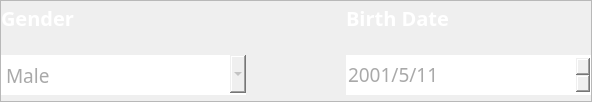
           <widget class="QFrame" name="frame_3">
            <property name="minimumSize">
             <size>
              <width>0</width>
              <height>100</height>
             </size>
            </property>
            <property name="styleSheet">
             <string notr="true"/>
            </property>
            <property name="frameShape">
             <enum>QFrame::StyledPanel</enum>
            </property>
            <property name="frameShadow">
             <enum>QFrame::Raised</enum>
            </property>
            <layout class="QHBoxLayout" name="horizontalLayout_8">
             <property name="spacing">
              <number>100</number>
             </property>
             <property name="leftMargin">
              <number>0</number>
             </property>
             <property name="topMargin">
              <number>0</number>
             </property>
             <property name="rightMargin">
              <number>0</number>
             </property>
             <property name="bottomMargin">
              <number>0</number>
             </property>
             <item>
              <widget class="QFrame" name="frame_9">
               <property name="minimumSize">
                <size>
                 <width>0</width>
                 <height>100</height>
                </size>
               </property>
               <property name="maximumSize">
                <size>
                 <width>245</width>
                 <height>100</height>
                </size>
               </property>
               <property name="styleSheet">
                <string notr="true">border: none;</string>
               </property>
               <property name="frameShape">
                <enum>QFrame::StyledPanel</enum>
               </property>
               <property name="frameShadow">
                <enum>QFrame::Raised</enum>
               </property>
               <layout class="QHBoxLayout" name="horizontalLayout_10">
                <property name="spacing">
                 <number>0</number>
                </property>
                <property name="leftMargin">
                 <number>0</number>
                </property>
                <property name="topMargin">
                 <number>0</number>
                </property>
                <property name="rightMargin">
                 <number>0</number>
                </property>
                <property name="bottomMargin">
                 <number>0</number>
                </property>
                <item>
                 <widget class="QFrame" name="frame_11">
                  <property name="minimumSize">
                   <size>
                    <width>245</width>
                    <height>0</height>
                   </size>
                  </property>
                  <property name="maximumSize">
                   <size>
                    <width>245</width>
                    <height>16777215</height>
                   </size>
                  </property>
                  <property name="styleSheet">
                   <string notr="true"/>
                  </property>
                  <property name="frameShape">
                   <enum>QFrame::StyledPanel</enum>
                  </property>
                  <property name="frameShadow">
                   <enum>QFrame::Raised</enum>
                  </property>
                  <layout class="QVBoxLayout" name="verticalLayout_31">
                   <property name="spacing">
                    <number>20</number>
                   </property>
                   <property name="leftMargin">
                    <number>0</number>
                   </property>
                   <property name="topMargin">
                    <number>0</number>
                   </property>
                   <property name="rightMargin">
                    <number>0</number>
                   </property>
                   <property name="bottomMargin">
                    <number>0</number>
                   </property>
                   <item>
                    <widget class="QLabel" name="label_28">
                     <property name="minimumSize">
                      <size>
                       <width>0</width>
                       <height>22</height>
                      </size>
                     </property>
                     <property name="maximumSize">
                      <size>
                       <width>16777215</width>
                       <height>22</height>
                      </size>
                     </property>
                     <property name="font">
                      <font>
                       <family>Bahnschrift SemiBold</family>
                       <pointsize>15</pointsize>
                       <weight>75</weight>
                       <bold>true</bold>
                      </font>
                     </property>
                     <property name="styleSheet">
                      <string notr="true">
color: #FFFFFF;</string>
                     </property>
                     <property name="text">
                      <string>Gender</string>
                     </property>
                    </widget>
                   </item>
                   <item>
                    <widget class="QComboBox" name="comboBox_2">
                     <property name="minimumSize">
                      <size>
                       <width>0</width>
                       <height>40</height>
                      </size>
                     </property>
                     <property name="font">
                      <font>
                       <family>Bahnschrift Light SemiCondensed</family>
                       <pointsize>14</pointsize>
                      </font>
                     </property>
                     <property name="cursor">
                      <cursorShape>PointingHandCursor</cursorShape>
                     </property>
                     <property name="styleSheet">
                      <string notr="true"> QComboBox {
        border-width: 2px; border-style: solid; border-color:white;border-top-style:none;
border-left-style:none; border-right-style:none;
color: #A9A9A9;

    }
    QComboBox::hover {
    }
QComboBox QAbstractItemView { background-color: #0F3460; }
</string>
                     </property>
                     <item>
                      <property name="text">
                       <string>Male</string>
                      </property>
                     </item>
                     <item>
                      <property name="text">
                       <string>Female</string>
                      </property>
                     </item>
                    </widget>
                   </item>
                  </layout>
                 </widget>
                </item>
               </layout>
              </widget>
             </item>
             <item>
              <widget class="QFrame" name="frame_8">
               <property name="minimumSize">
                <size>
                 <width>0</width>
                 <height>100</height>
                </size>
               </property>
               <property name="maximumSize">
                <size>
                 <width>245</width>
                 <height>100</height>
                </size>
               </property>
               <property name="styleSheet">
                <string notr="true">border: none;</string>
               </property>
               <property name="frameShape">
                <enum>QFrame::StyledPanel</enum>
               </property>
               <property name="frameShadow">
                <enum>QFrame::Raised</enum>
               </property>
               <layout class="QHBoxLayout" name="horizontalLayout_7">
                <property name="spacing">
                 <number>0</number>
                </property>
                <property name="leftMargin">
                 <number>0</number>
                </property>
                <property name="topMargin">
                 <number>0</number>
                </property>
                <property name="rightMargin">
                 <number>0</number>
                </property>
                <property name="bottomMargin">
                 <number>0</number>
                </property>
                <item>
                 <widget class="QFrame" name="frame_14">
                  <property name="minimumSize">
                   <size>
                    <width>245</width>
                    <height>0</height>
                   </size>
                  </property>
                  <property name="maximumSize">
                   <size>
                    <width>245</width>
                    <height>16777215</height>
                   </size>
                  </property>
                  <property name="styleSheet">
                   <string notr="true"/>
                  </property>
                  <property name="frameShape">
                   <enum>QFrame::StyledPanel</enum>
                  </property>
                  <property name="frameShadow">
                   <enum>QFrame::Raised</enum>
                  </property>
                  <layout class="QVBoxLayout" name="verticalLayout_33">
                   <property name="spacing">
                    <number>20</number>
                   </property>
                   <property name="leftMargin">
                    <number>0</number>
                   </property>
                   <property name="topMargin">
                    <number>0</number>
                   </property>
                   <property name="rightMargin">
                    <number>0</number>
                   </property>
                   <property name="bottomMargin">
                    <number>0</number>
                   </property>
                   <item>
                    <widget class="QLabel" name="label_34">
                     <property name="minimumSize">
                      <size>
                       <width>0</width>
                       <height>22</height>
                      </size>
                     </property>
                     <property name="maximumSize">
                      <size>
                       <width>16777215</width>
                       <height>22</height>
                      </size>
                     </property>
                     <property name="font">
                      <font>
                       <family>Bahnschrift SemiBold</family>
                       <pointsize>15</pointsize>
                       <weight>75</weight>
                       <bold>true</bold>
                      </font>
                     </property>
                     <property name="styleSheet">
                      <string notr="true">
color: #FFFFFF;</string>
                     </property>
                     <property name="text">
                      <string>Birth Date</string>
                     </property>
                    </widget>
                   </item>
                   <item>
                    <widget class="QDateEdit" name="dateEdit">
                     <property name="minimumSize">
                      <size>
                       <width>0</width>
                       <height>40</height>
                      </size>
                     </property>
                     <property name="font">
                      <font>
                       <family>Bahnschrift Light SemiCondensed</family>
                       <pointsize>14</pointsize>
                      </font>
                     </property>
                     <property name="styleSheet">
                      <string notr="true"> border-width: 2px; border-style: solid; border-color:white;border-top-style:none;
border-left-style:none; border-right-style:none;
color: #A9A9A9;
font-size: 14pt;</string>
                     </property>
                     <property name="dateTime">
                      <datetime>
                       <hour>0</hour>
                       <minute>0</minute>
                       <second>0</second>
                       <year>2001</year>
                       <month>5</month>
                       <day>11</day>
                      </datetime>
                     </property>
                     <property name="displayFormat">
                      <string>yyyy/M/d</string>
                     </property>
                    </widget>
                   </item>
                  </layout>
                 </widget>
                </item>
               </layout>
              </widget>
             </item>
            </layout>
           </widget>
